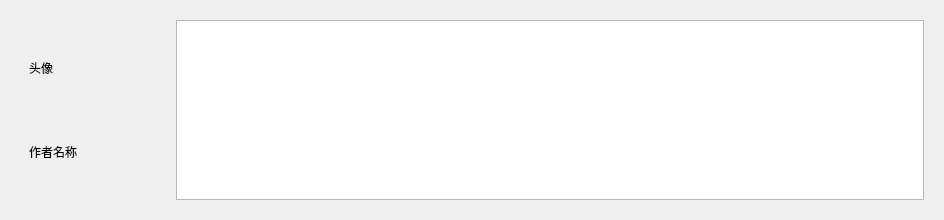
<?xml version="1.0" encoding="UTF-8"?>
<ui version="4.0">
 <class>comments_widget</class>
 <widget class="QWidget" name="comments_widget">
  <property name="geometry">
   <rect>
    <x>0</x>
    <y>0</y>
    <width>944</width>
    <height>220</height>
   </rect>
  </property>
  <property name="minimumSize">
   <size>
    <width>0</width>
    <height>150</height>
   </size>
  </property>
  <property name="windowTitle">
   <string>Form</string>
  </property>
  <layout class="QHBoxLayout" name="horizontalLayout_2">
   <item>
    <widget class="QWidget" name="widget" native="true">
     <layout class="QHBoxLayout" name="horizontalLayout">
      <item>
       <widget class="QWidget" name="widget_2" native="true">
        <property name="minimumSize">
         <size>
          <width>150</width>
          <height>0</height>
         </size>
        </property>
        <layout class="QVBoxLayout" name="verticalLayout">
         <item>
          <widget class="QLabel" name="label_2">
           <property name="text">
            <string>头像</string>
           </property>
          </widget>
         </item>
         <item>
          <widget class="QLabel" name="label_reviewer">
           <property name="minimumSize">
            <size>
             <width>72</width>
             <height>0</height>
            </size>
           </property>
           <property name="text">
            <string>作者名称</string>
           </property>
          </widget>
         </item>
        </layout>
        <zorder>label_2</zorder>
        <zorder>label_reviewer</zorder>
        <zorder>plainTextEdit</zorder>
       </widget>
      </item>
      <item>
       <widget class="QTextBrowser" name="textBrowser"/>
      </item>
     </layout>
    </widget>
   </item>
  </layout>
 </widget>
 <resources/>
 <connections/>
</ui>
